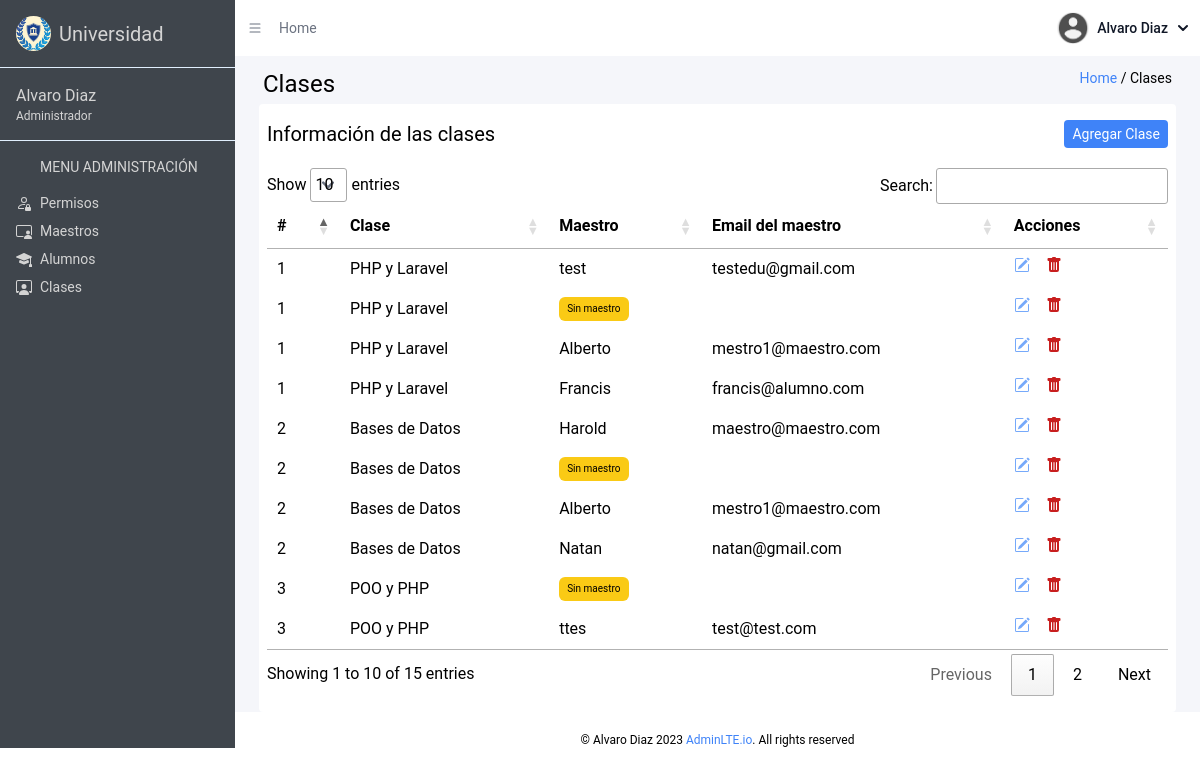
The page /view/admin_views/clases.php (signed in) on the database its author committed.
### tables this page shows
CREATE TABLE `materia` (
  `id` int(11) NOT NULL,
  `nombre` varchar(20) NOT NULL,
  `descripcion` varchar(100) NOT NULL
);

CREATE TABLE `usuario` (
  `id` int(11) NOT NULL,
  `email` varchar(50) NOT NULL,
  `password` varchar(30) NOT NULL,
  `rol` int(11) NOT NULL DEFAULT 1,
  `nombre` varchar(20) NOT NULL,
  `apellido` varchar(20) NOT NULL,
  `contacto` varchar(20) DEFAULT NULL,
  `estado` tinyint(1) DEFAULT 1
);

### model/Admin.php (called while the page is built, shortened)
<?php
class Admin {
    private $nombre;
    private $apellido;
    public function __construct($email, $password, $rol, $nombre, $apellido, $contacto, $estado) {
        $this->nombre = $nombre;
        $this->apellido = $apellido;
    }
    public function mostrarNombre() {
        return $this->nombre;
    }
    public function mostrarApellido() {
        return $this->apellido;
    }
}
?>

### view/admin_views/clases.php (the view, shortened to what this page needs)
<?php
require_once("../../model/Admin.php");
$admin = new Admin($_SESSION["user"]["email"], $_SESSION["user"]["password"], $_SESSION["user"]["rol"] , $_SESSION["user"]["nombre"], $_SESSION["user"]["apellido"], $_SESSION["user"]["contacto"], $_SESSION["user"]["estado"]);
?>
<!DOCTYPE html>
<html lang="en">
<head>
  <link href="../../dist/output.css" rel="stylesheet">
  <link rel="stylesheet" href="https://cdn.datatables.net/1.13.6/css/jquery.dataTables.css" />
</head>
<body class="h-[100vh]">
  <div class="text-2xl flex h-full">
    <aside id="toggle-menu" class="menu w-[235px] min-w-[235px] text-sm bg-[#3f454c] text-neutral-300">
      <div class="logo p-4 flex gap-2 items-center border-b-[1px] border-solid border-blue-100">
        <div class="img rounded-full grid place-items-center w-[35px] h-[35px]"><img class="rounded-full h-full w-full" src="../../assets/logo-small.png" alt="uni"></div>
        <h2 class="text-xl">Universidad</h2>
      </div>
      <div class="rol p-4 border-b-[1px] border-solid border-blue-100">
        <p class="text-base"><?=$admin->mostrarNombre()?> <?=$admin->mostrarApellido()?></p>
        <p class="text-xs">Administrador</p>
      </div>
      <div class="p-4">
        <p class="pb-4 pl-6">MENU ADMINISTRACIÓN</p>
        <nav>
          <ul>
            <li>
              <a href="./permisos.php" class="flex gap-2 items-center pb-2 hover:">
                <div class="img">
                </div>
                <p>Permisos</p>
              </a>
            </li>
            <li>
              <a href="./maestros.php" class="flex gap-2 items-center pb-2 hover:">
                <div class="img">
                </div>
                <p>Maestros</p>
              </a>
            </li>
            <li>
              <a href="./alumnos.php" class="flex gap-2 items-center pb-2 hover:">
                <div class="img">
                </div>
                <p>Alumnos</p>
              </a>
            </li>
            <li>
              <a href="./clases.php" class="flex gap-2 items-center pb-2 hover:">
                <div class="img">
                </div>
                <p>Clases</p>
              </a>
            </li>
          </ul>
        </nav>
      </div>
    </aside>
    <main id="toggle-bg" class="w-full">
      <section class="bg-white flex items-center justify-between text-sm p-3 text-gray-500">
        <div href="#" class="flex gap-4 items-center">
          <button id="toggle-btn" class="img no-underline">
          </button>
          <h2>Home</h2>
        </div>
        <a href="#" class="flex gap-3 items-center">
          <button id="dropdownAvatarNameButton" data-dropdown-toggle="dropdownAvatarName" class="flex items-center text-sm font-medium text-gray-900 rounded-full hover:text-blue-600 dark:hover:text-blue-500 md:mr-0 focus:ring-4 focus:ring-gray-100 dark:focus:ring-gray-700 dark:text-white" type="button">
            <img class="w-8 h-8 mr-2 rounded-full" src="../../assets/user.png" alt="photo">
            <?=$admin->mostrarNombre()?> <?=$admin->mostrarApellido()?>
            <svg class="w-2.5 h-2.5 ml-2.5" aria-hidden="true" xmlns="http://www.w3.org/2000/svg" fill="none" viewBox="0 0 10 6">
              <path stroke="currentColor" stroke-linecap="round" stroke-linejoin="round" stroke-width="2" d="m1 1 4 4 4-4" />
            </svg>
          </button>
        </a>
      </section>
      <section class="bg-[#F5F6FA] pb-0">
        <div class="title flex justify-between p-3 pb-0">
          <h2 class="text-2xl ml-0 lg:ml-4">Clases</h2>
          <div class="path text-sm lg:mr-4">
            <span class="text-blue-500">Home</span> / Clases
          </div>
        </div>
        <div class="content text-xs mt-1 mx-2 py-2 overflow-x-auto md:text-sm md:px-2 md:py-4 bg-white rounded lg:text-base lg:mx-6">
          <div class="flex justify-between border-b-gray-500 mb-5">
            <h2 class="text-lg lg:text-xl">Información de las clases</h2>
            <button class="bg-blue-500 text-white rounded px-2 py-1 text-xs lg:text-sm" id="crear-maestro-btn">Agregar Clase</button>
          </div>
          <table id="myTable" class="table table-auto">
            <thead class="">
              <tr>
                <th>#</th>
                <th>Clase</th>
                <th>Maestro</th>
                <th>Email del maestro</th>
                <th>Acciones</th>
              </tr>
            </thead>
            <tbody>
              <?php
              include($_SERVER["DOCUMENT_ROOT"] . "/controller/conn.php");
              $sql = $conn->query("SELECT DISTINCT
                                        m.id AS materia_id,
                                        m.nombre AS materia_nombre,
                                        m.descripcion,
                                        u.nombre AS maestro_nombre,
                                        u.email AS usuario_email,
                                        u.id
                                    FROM
                                        materia m
                                    LEFT JOIN
                                        cursousuario cu ON m.id = cu.materia_id
                                    LEFT JOIN
                                        usuario u ON cu.usuario_id = u.id AND u.rol = 2;
                                    ");
              if ($sql->num_rows > 0) {
              while($datos = $sql->fetch_object()) { ?>
              <tr>
                <td><?= $datos->materia_id ?></td>
                <td><?= $datos->materia_nombre ?></td>
                <td>
                <?= empty($datos->maestro_nombre) ? '<span class="bg-yellow-300 text-[10px] px-2 rounded-md grid items-center w-[70px]">Sin maestro</span>' : $datos->maestro_nombre;
                ?>
                </td>
                <td><?= $datos->usuario_email ?></td>
                <td class="flex gap-2 lg:gap-4 items-center justify-start">
                  <button data-materia="<?=$datos->materia_nombre?>" data-des="<?=$datos->descripcion?>" data-id-materia=<?=$datos->materia_id?> class="text-blue-400 flex justify-center editar-maestro-btn">
                  </button>
                  <button class="text-red-700 flex justify-center eliminar-relacion" data-modal-target="popup-modal" data-modal-toggle="popup-modal" data-usuario-id=<?= $datos->id ?> data-materia-id=<?= $datos->materia_id ?>type="button">
                  </button>
                </td>
              </tr>
              <?php }} ?>
            </tbody>
          </table>
        </div>
      </section>
      <footer>
        <div class="footer text-xs text-center mt-5">
          <p>&#169 Alvaro Diaz 2023 <span class="text-blue-500">AdminLTE.io</span>. All rights reserved</p>
        </div>
      </footer>
    </main>
  </div>
</body>
</html>

### rows shown on the page
materia: id "1", nombre "PHP y Laravel", usuario.nombre "test", usuario.email "testedu@gmail.com", shows "Sin maestro", usuario.nombre "Alberto", usuario.email "mestro1@maestro.com", usuario.nombre "Francis", usuario.email "francis@alumno.com"
materia: id "2", nombre "Bases de Datos", usuario.nombre "Harold", usuario.email "maestro@maestro.com", shows "Sin maestro", usuario.nombre "Alberto", usuario.email "mestro1@maestro.com", usuario.nombre "Natan", usuario.email "natan@gmail.com"
materia: id "3", nombre "POO y PHP", shows "Sin maestro", usuario.nombre "ttes", usuario.email "test@test.com"

### other values the page prints
$admin->mostrarNombre() "Alvaro"
$admin->mostrarApellido() "Diaz"
